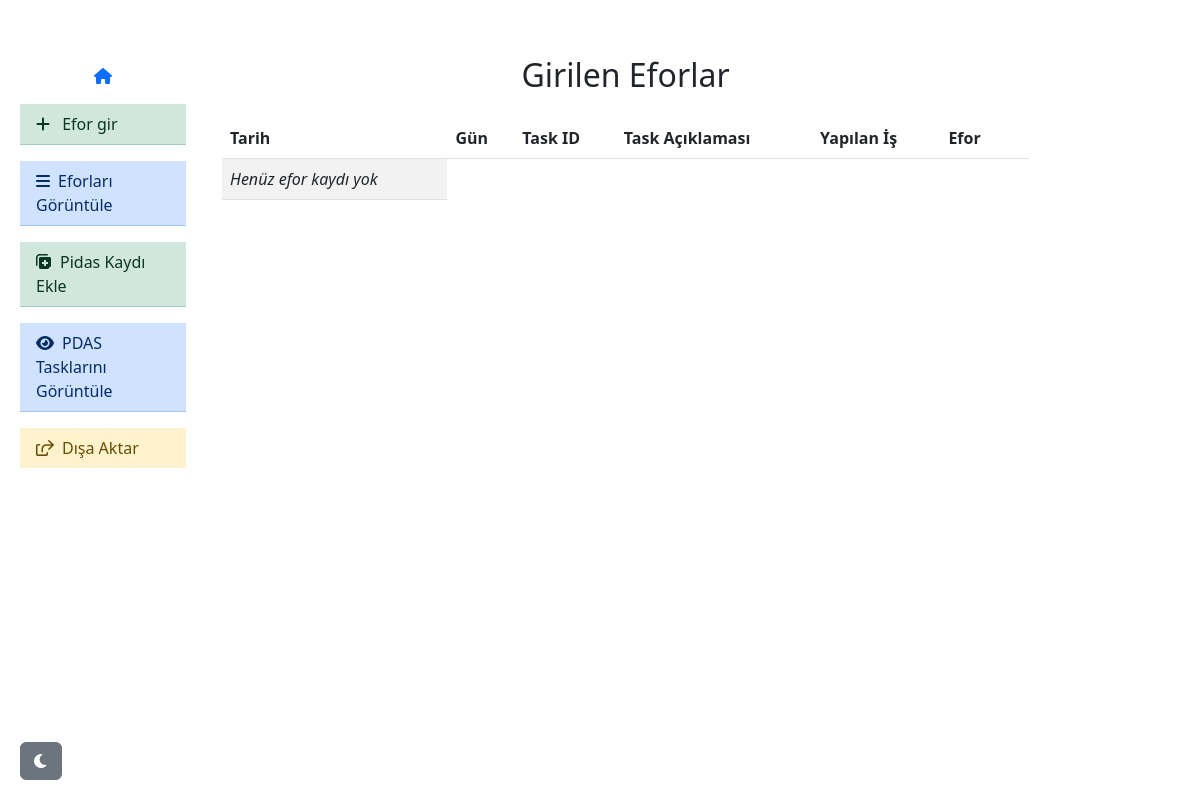
/show_logs, run on an earlier commit of the app's database.
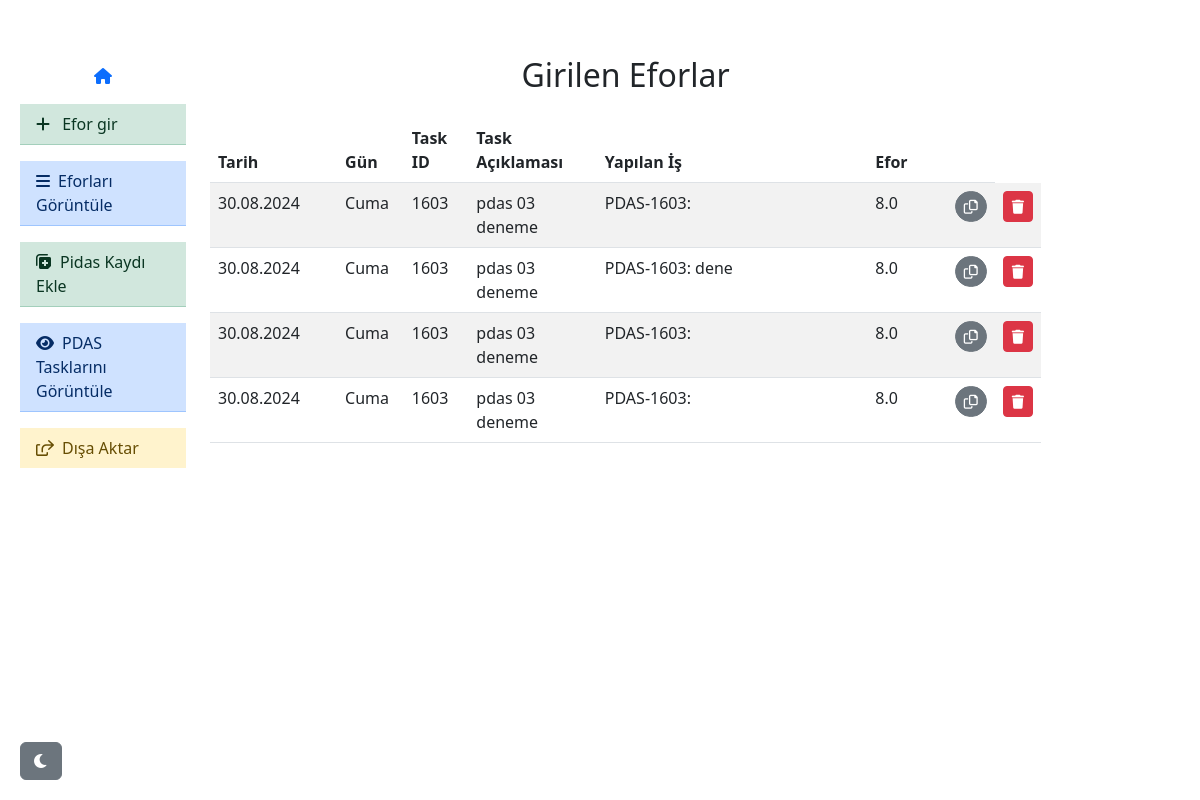
And on a later commit of the database.
### tables this page shows
CREATE TABLE daily_log (
                    id INTEGER PRIMARY KEY AUTOINCREMENT,
                    task_id TEXT,
                    task_aciklama TEXT,
                    tarih TEXT,
                    gun TEXT,
                    harcanan_efor REAL,
                    yapilan_is TEXT
                );

### app.py (the view)
@app.route('/show_logs')
def show_logs():
    conn = sqlite3.connect('daily_log.db')
    c = conn.cursor()
    c.execute('SELECT * FROM daily_log')
    logs = c.fetchall()
    conn.close()
    return render_template('show_logs.html', logs=logs)

### templates/show_logs.html (shortened to what this page needs)
{% extends 'base.html' %}
{% block content %}
<div class="container d-flex justify-content-center mt-2 mb-3">
    <h2>Girilen Eforlar</h2>
</div>
{% if not logs  %}
<div class="container d-flex justify-content-center">
    <table class="table table-striped">
        <thead>
            <tr class="satir">
                <th scope="col-2">Tarih</th>
                <th scope="col-1">Gün</th>
                <th scope="col-1">Task ID</th>
                <th scope="col-2">Task Açıklaması</th>
                <th scope="col-5">Yapılan İş</th>
                <th scope="col-1">Efor</th>
                <th scope="col-1"></th>
            </tr>
        </thead>
        <tbody>
            <tr class="satir">
                <td class="col fs4 fst-italic">Henüz efor kaydı yok</td>
            </tr>
        </tbody>
    </table>
</div>
<div class="container d-flex ms-5 mt-4">
    {% else %}
    <table class="table table-striped">
        <thead>
            <tr class="satir">
                <th scope="col-2">Tarih</th>
                <th scope="col-1">Gün</th>
                <th scope="col-1">Task ID</th>
                <th scope="col-2">Task Açıklaması</th>
                <th scope="col-5">Yapılan İş</th>
                <th scope="col-1">Efor</th>
                <th scope="col-1"></th>
            </tr>
        </thead>
        <tbody>
            {% for log in logs %}
            <tr class="satir">
                <td class="col-2">{{ log[3] }}</td>
                <td class="col-1">{{ log[4] }}</td>
                <td class="col-1">{{ log[1] }}</td>
                <td class="col-2">{{ log[2] }}</td>
                <td class="col-5" id="log-{{ loop.index }}">{{ log[6] }}</td>
                <td class="col-1">{{ log[5] }}</td>
                <td class="col-1">
                    <button type="button" class="btn btn-secondary btn-sm ms-3 rounded-pill copy-btn"  data-log-id="log-{{ loop.index }}">
                        <i class="fa-regular fa-copy"></i>
                    </button>
                </td>
                <td class="col-1">
                    <button type="button" class="btn btn-danger btn-sm delete-btn" data-task-id="{{ log[0] }}">
                        <i class="fa-solid fa-trash"></i>
                    </button>
                </td>
            </tr>
            {% endfor %}
        </tbody>
    </table>
    {% endif %}
</div>
{% endblock %}

### templates/base.html (shortened to what this page needs)
<!DOCTYPE html>
<html lang="en">
<head>
    <link href="https://cdn.jsdelivr.net/npm/bootstrap@5.3.0/dist/css/bootstrap.min.css" rel="stylesheet">
    <link href="https://cdnjs.cloudflare.com/ajax/libs/font-awesome/6.0.0-beta3/css/all.min.css" rel="stylesheet">
</head>
<body>
    <div class="container mt-5 ms-2">
        <div class="row">
            <div class="col-2">
                <div class="list-group list-group-flush">
                    <div class="container d-flex justify-content-center">
                        <a href="{{ url_for('index') }}" class="mt-2 mb-2"><i class="fas fa-home"></i></a>
                    </div>
                    <a href="{{ url_for('enter_log') }}" class="list-group-item list-group-item-success list-group-item-action mt-2 mb-2">
                        <i class="fa-solid fa-plus me-2"></i> Efor gir</a>
                    <a href="{{ url_for('show_logs') }}" class="list-group-item list-group-item-action list-group-item-primary mt-2 mb-2">
                        <i class="fa-solid fa-bars me-2"></i>Eforları Görüntüle</a>
                    <a href="{{ url_for('create_pdas_item')}}" class="list-group-item list-group-item-success list-group-item-action mt-2 mb-2">
                        <i class="fa-solid fa-notes-medical me-2"></i>Pidas Kaydı Ekle</a>
                    <a href="{{ url_for('show_pdas_items') }}" class="list-group-item list-group-item-action list-group-item-primary mt-2 mb-2">
                        <i class="fa-solid fa-eye me-2"></i>PDAS Tasklarını Görüntüle</a>
                    <a href="{{ url_for('export_to_xl') }}" class="list-group-item list-group-item-action list-group-item-warning mt-2 mb-2"><i class="fa-regular fa-share-from-square me-2"></i>Dışa Aktar</a>
                </div>
            </div>
            <div class="col-9">
                {% block content %}{% endblock %}
            </div>
        </div>
    </div>
    <button id="dark-mode-toggle" class="btn btn-secondary">
<i class="fas fa-moon"></i>
    </button>
</body>
</html>

### templates/base.html (style rules this page uses)
#dark-mode-toggle { position: fixed; bottom: 20px; left: 20px; z-index: 1000; }

What changed in the data, as far as the page shows it:
added daily_log: tarih "30.08.2024", gun "Cuma", task "1603", task_aciklama "pdas 03 deneme", yapilan_is "PDAS-1603:", harcanan_efor "8.0"
added daily_log: tarih "30.08.2024", gun "Cuma", task "1603", task_aciklama "pdas 03 deneme", yapilan_is "PDAS-1603: dene", harcanan_efor "8.0"
added daily_log: tarih "30.08.2024", gun "Cuma", task "1603", task_aciklama "pdas 03 deneme", yapilan_is "PDAS-1603:", harcanan_efor "8.0"
added daily_log: tarih "30.08.2024", gun "Cuma", task "1603", task_aciklama "pdas 03 deneme", yapilan_is "PDAS-1603:", harcanan_efor "8.0"
Also different on the page:
text no longer shown: "Henüz efor kaydı yok"
